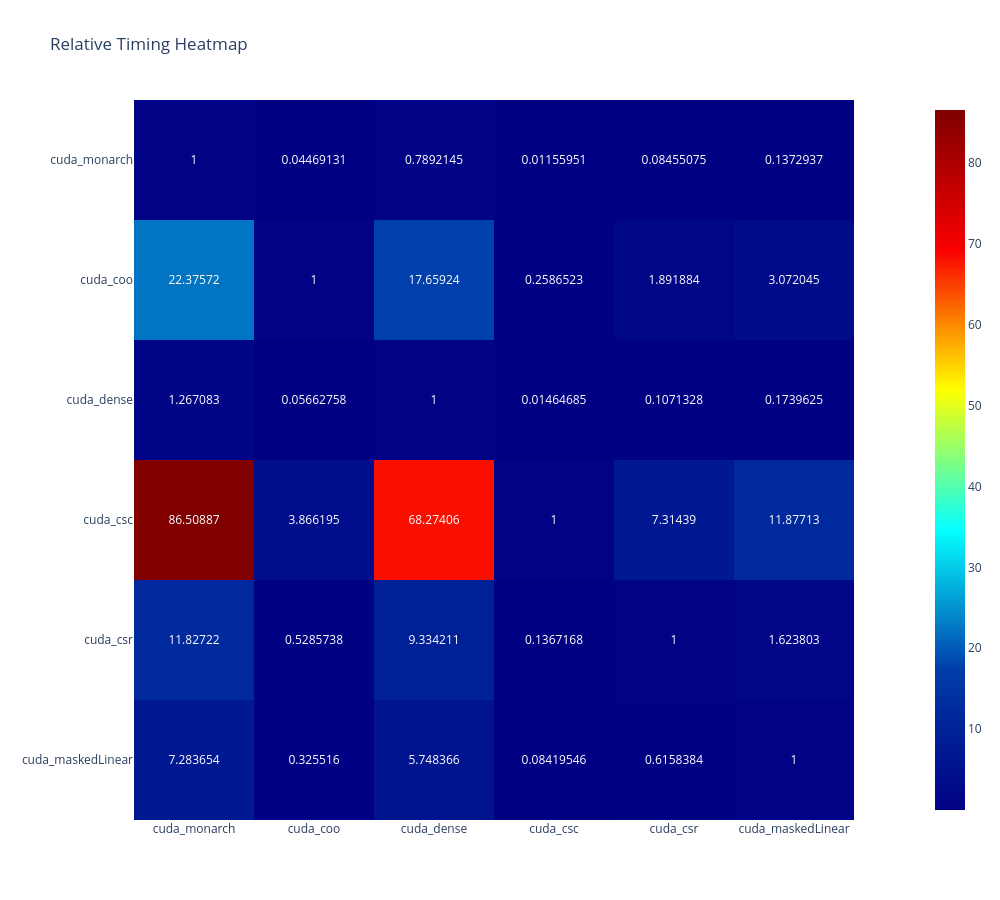
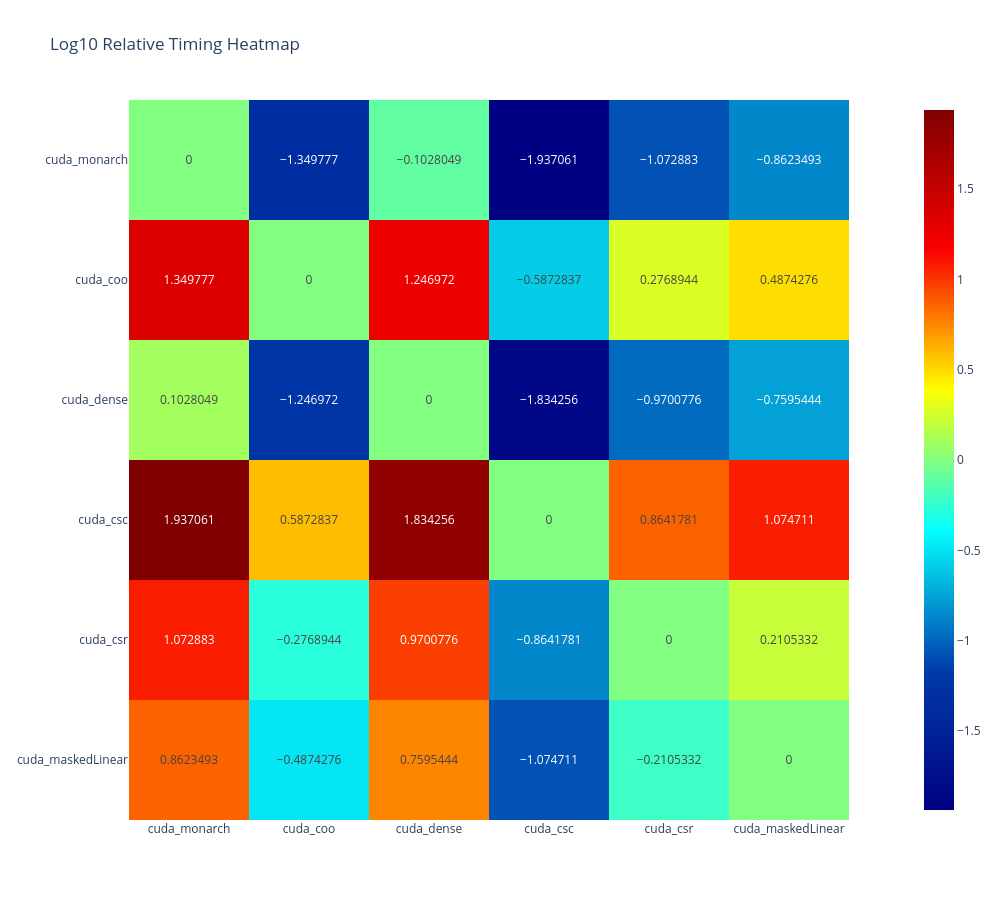

Source (notebook cell) for these figures, in order:
### Code cell
matrix_size = 1024*16
matrix_entries = (matrix_size**2)/2
device = "cuda"
matrix_types = ["monarch","coo","csc","csr","dense","maskedLinear"]
make_plot(matrix_size, matrix_entries, device, matrix_types=matrix_types)

### Figure 1 — Plotly figure (JSON) as saved in the notebook; plotly's stock layout.template omitted (floating-point values rounded to 4 significant figures)
{"data": [{"coloraxis": "coloraxis", "hovertemplate": "x: %{x}<br>y: %{y}<br>color: %{z}<extra></extra>", "name": "0", "texttemplate": "%{z}", "type": "heatmap", "x": ["cuda_monarch", "cuda_coo", "cuda_dense", "cuda_csc", "cuda_csr", "cuda_maskedLinear"], "xaxis": "x", "y": ["cuda_monarch", "cuda_coo", "cuda_dense", "cuda_csc", "cuda_csr", "cuda_maskedLinear"], "yaxis": "y", "z": [[1, 0.04469, 0.7892, 0.01156, 0.08455, 0.1373], [22.38, 1, 17.66, 0.2587, 1.892, 3.072], [1.267, 0.05663, 1, 0.01465, 0.1071, 0.174], [86.51, 3.866, 68.27, 1, 7.314, 11.88], [11.83, 0.5286, 9.334, 0.1367, 1, 1.624], [7.284, 0.3255, 5.748, 0.0842, 0.6158, 1]]}], "layout": {"coloraxis": {"colorscale": [[0, "rgb(0,0,131)"], [0.2, "rgb(0,60,170)"], [0.4, "rgb(5,255,255)"], [0.6, "rgb(255,255,0)"], [0.8, "rgb(250,0,0)"], [1, "rgb(128,0,0)"]]}, "height": 900, "title": {"text": "Relative Timing Heatmap"}, "width": 1000, "xaxis": {"anchor": "y", "constrain": "domain", "domain": [0, 1], "scaleanchor": "y"}, "yaxis": {"anchor": "x", "autorange": "reversed", "constrain": "domain", "domain": [0, 1]}}}

### Figure 2 — Plotly figure (JSON) as saved in the notebook; plotly's stock layout.template omitted (floating-point values rounded to 4 significant figures)
{"data": [{"coloraxis": "coloraxis", "hovertemplate": "x: %{x}<br>y: %{y}<br>color: %{z}<extra></extra>", "name": "0", "texttemplate": "%{z}", "type": "heatmap", "x": ["cuda_monarch", "cuda_coo", "cuda_dense", "cuda_csc", "cuda_csr", "cuda_maskedLinear"], "xaxis": "x", "y": ["cuda_monarch", "cuda_coo", "cuda_dense", "cuda_csc", "cuda_csr", "cuda_maskedLinear"], "yaxis": "y", "z": [[0, -1.35, -0.1028, -1.937, -1.073, -0.8623], [1.35, 0, 1.247, -0.5873, 0.2769, 0.4874], [0.1028, -1.247, 0, -1.834, -0.9701, -0.7595], [1.937, 0.5873, 1.834, 0, 0.8642, 1.075], [1.073, -0.2769, 0.9701, -0.8642, 0, 0.2105], [0.8623, -0.4874, 0.7595, -1.075, -0.2105, 0]]}], "layout": {"coloraxis": {"colorscale": [[0, "rgb(0,0,131)"], [0.2, "rgb(0,60,170)"], [0.4, "rgb(5,255,255)"], [0.6, "rgb(255,255,0)"], [0.8, "rgb(250,0,0)"], [1, "rgb(128,0,0)"]]}, "height": 900, "title": {"text": "Log10 Relative Timing Heatmap"}, "width": 1000, "xaxis": {"anchor": "y", "constrain": "domain", "domain": [0, 1], "scaleanchor": "y"}, "yaxis": {"anchor": "x", "autorange": "reversed", "constrain": "domain", "domain": [0, 1]}}}
